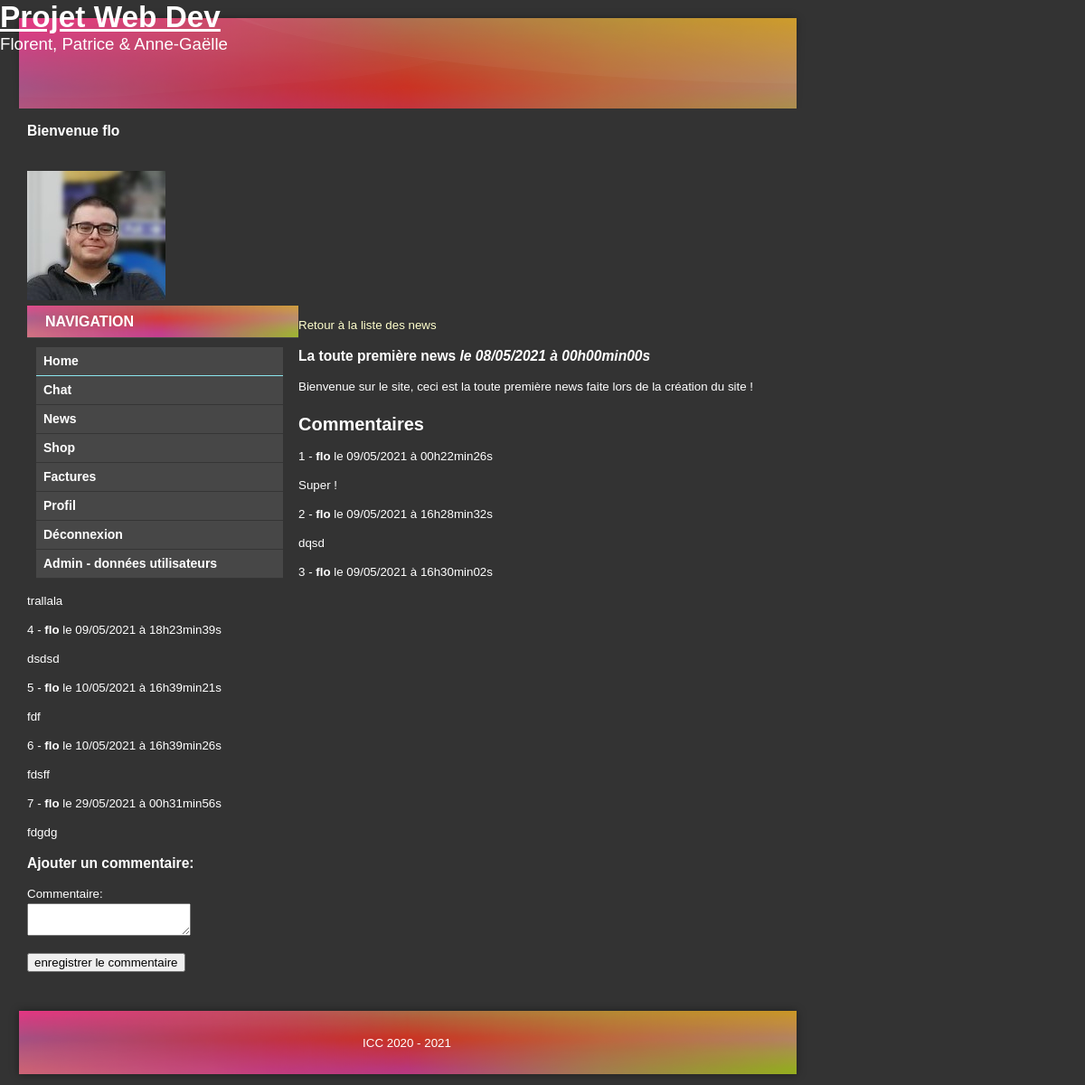
The app's page /index.php?idNews=1&uc=unarticle (signed in) with its own data.
### tables this page shows
CREATE TABLE IF NOT EXISTS `news` (
`idNews` int(11) NOT NULL,
  `idUtilisateur` int(11) NOT NULL,
  `titre` text NOT NULL,
  `corps` text NOT NULL,
  `dateCreation` datetime NOT NULL
);

CREATE TABLE IF NOT EXISTS `commentaires` (
`idCommentaire` int(11) NOT NULL,
  `idNews` int(11) NOT NULL,
  `idUtilisateur` int(11) NOT NULL,
  `commentaire` text NOT NULL,
  `dateCreation` datetime NOT NULL DEFAULT CURRENT_TIMESTAMP
);

CREATE TABLE IF NOT EXISTS `utilisateurs` (
`idUtilisateur` int(11) NOT NULL,
  `nom` text NOT NULL,
  `prenom` text NOT NULL,
  `adresse` text NOT NULL,
  `cp` int(11) NOT NULL,
  `dateDeNaissance` date DEFAULT NULL,
  `email` text,
  `login` text NOT NULL,
  `motDePasse` text NOT NULL,
  `avatar` text NOT NULL,
  `admin` tinyint(1) NOT NULL DEFAULT '0',
  `dateInscription` datetime NOT NULL DEFAULT CURRENT_TIMESTAMP,
  `indesirable` tinyint(1) DEFAULT '0'
);

### controleurs/News.php (called while the page is built, shortened)
<?php
function unArticle(){
    if(isset($_GET['idNews'])){
        $news = getUnArticle($_GET['idNews']);
        $commentaires = getCommentaires($_GET['idNews']);
    } else{
        $erreur = "Vous n'avez pas sélectionné de news";
    }
    require('vues/unArtCom.php');
}
?>

### modeles/data.php (called while the page is built, shortened)
<?php
function connect(){
    try{
        $bdd = new PDO('mysql:host=localhost;dbname=projetdevweb;charset=utf8', 'root', 'root');
        $bdd->setAttribute(PDO::ATTR_EMULATE_PREPARES, false);
        $bdd->setAttribute(PDO::ATTR_ERRMODE, PDO::ERRMODE_EXCEPTION);
    }
    catch(Exception $e){
        die('Erreur : '.$e->getMessage());
    }
    return $bdd;
}
function getUnArticle($idNews){
    $bdd = connect();
    $req = $bdd->prepare('SELECT idNews, titre, corps, DATE_FORMAT(dateCreation, \'%d/%m/%Y à %Hh%imin%ss\') AS date_creation_fr
                            FROM News
                            where idNews=:idNews
                            ORDER BY dateCreation desc limit 0, 3 ');
    $req->execute(array(
        ':idNews' => htmlentities($idNews),
    ));
    $news = $req->fetch();
    return $news;
}
function getCommentaires($idNews){
    $bdd = connect();
    $req = $bdd->prepare('SELECT idNews, login, commentaire, DATE_FORMAT(commentaires.dateCreation, \'%d/%m/%Y à %Hh%imin%ss\') AS dateCom
                             FROM Commentaires
                             join Utilisateurs on Utilisateurs.idUtilisateur = Commentaires.idUtilisateur
                             where idNews=:idNews order by commentaires.dateCreation asc');
    $req->execute(array(
        ':idNews' => htmlentities($idNews),
    ));
    return $req;
}
?>

### vues/unArtCom.php (the view, shortened to what this page needs)
<?php
if(isset($commentaires)){
    if(isset($news)){ ?>
        <p><a href="index.php?uc=news">Retour à la liste des news</a></p>
        <div class="news">
            <h3>
                <?= $news['titre'] ?> <em>le <?= $news['date_creation_fr'] ?></em>
            </h3>
            <p>
                <?= $news['corps'] ?>
            </p>
        </div> <?php
    } else { ?>
        <p><a href="index.php?uc=news">Retour au profil</a></p> <?php
    }
 ?>
    <h2>Commentaires</h2>
    <?php
    $nbCom = 1;
    if($commentaires->rowCount() > 0){
        while($comment = $commentaires->fetch()){?>
            <p><?= $nbCom ?> - <strong><?= $comment['login'] ?></strong> le <?= $comment['dateCom'] ?></p>
            <p><?= nl2br($comment['commentaire']) ?></p>
            <?php $nbCom ++; ?>
            <?php
        } ?>
        <?php
    } else{
        ?><p>Il n'y a pas de commentaires</p><?php
    }
    if(isset($news)){ ?>
        <h3>Ajouter un commentaire:</h3><?php
        if(isset($_SESSION['login']) and $_SESSION['indesirable'] == 0){ ?>
            <form method="POST" action="index.php?idNews=<?= $news['idNews'] ?>&amp;uc=nouveauCommentaire">
                <p>
                    Commentaire: <br />
                    <textarea name="texteCommentaire" required></textarea>
                </p>
                <p>
                    <input type="submit" value="enregistrer le commentaire" />
                </p>
            </form>
            <?php
        } elseif(isset($_SESSION['indesirable']) and $_SESSION['indesirable'] == 1){
            ?>
            <p>
                Vous avez été jugé comme indsirable et n'avez donc plus accès à cette partie du site.
            </p>
            <?php
        }
    }
} else {
    if(isset($erreur)){
        ?><p><?= $erreur ?></p><?php
    }
}
?>

### Style.css (style rules this page uses)
body { background-color:#333333; font-size:10pt; font-family:Arial; margin:0; padding:0; background-image:url(images/back.png); background-repeat:repeat-x; color:#FFFFFF; }
h2 { font-size:15pt; color:#FFFFFF; padding-top:6px; }
a { color:#FFFFCC; text-decoration:none; }

### records on screen
news: titre "La toute première news", corps "Bienvenue sur le site, ceci est la toute première news faite lors de la création du site !"
commentaires: idUtilisateur.login "flo", dateCom "09/05/2021 à 00h22min26s", commentaire "Super !"
commentaires: idUtilisateur.login "flo", dateCom "09/05/2021 à 16h28min32s", commentaire "dqsd"
commentaires: idUtilisateur.login "flo", dateCom "09/05/2021 à 16h30min02s", commentaire "trallala"
commentaires: idUtilisateur.login "flo", dateCom "09/05/2021 à 18h23min39s", commentaire "dsdsd"
commentaires: idUtilisateur.login "flo", dateCom "10/05/2021 à 16h39min21s", commentaire "fdf"
commentaires: idUtilisateur.login "flo", dateCom "10/05/2021 à 16h39min26s", commentaire "fdsff"
commentaires: idUtilisateur.login "flo", dateCom "29/05/2021 à 00h31min56s", commentaire "fdgdg"

### other values on screen
$_SESSION['login'] "flo"
$news['date_creation_fr'] "08/05/2021 à 00h00min00s"
